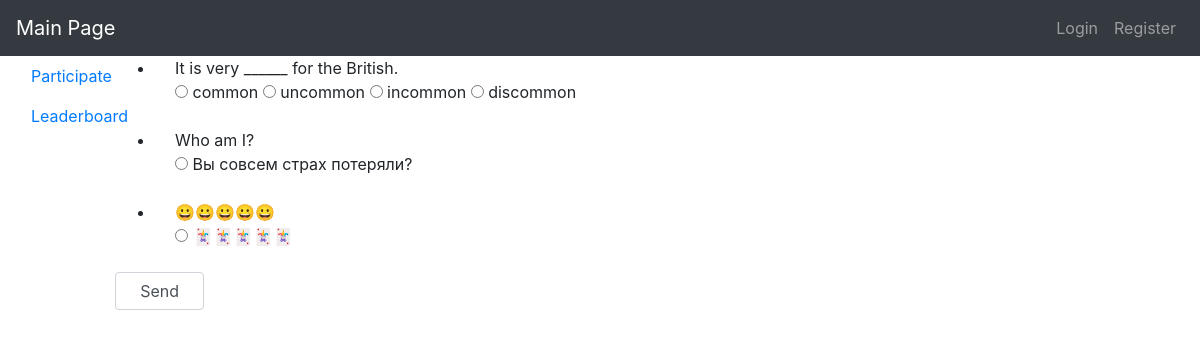
Before: /play/2 with the older database file.
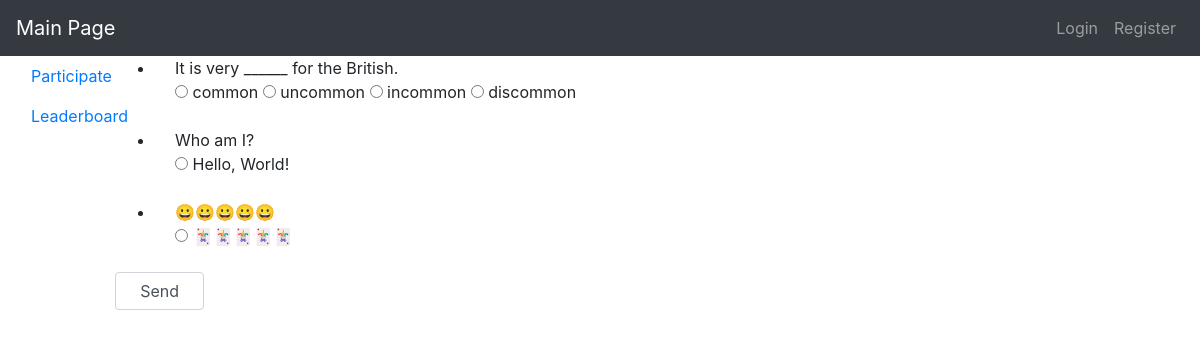
After: the same page with the newer database file.
### orm.py (models this page shows)
class BaseModel(Model):
    class Meta:
        database = db

class Question(BaseModel):
    number = IntegerField()
    content = TextField()
    correct_answer = IntegerField()
    test = ForeignKeyField(Test, backref="questions")

class Answer(BaseModel):
    number = IntegerField()
    content = TextField()
    question = ForeignKeyField(Question, backref="answers")

### app.py (the view)
@app.route('/play/<int:ident>')
def page_list_test(ident):
    questions = Test.get_by_id(ident).questions
    return render_template("p_user_test_take.html", model=questions, id=ident)

### app.py (called while the page is built)
@app.before_request
def before_request():
    db.connect()

@app.after_request
def after_request(response):
    db.close()
    return response

### templates/p_user_test_take.html
{% extends "bootstrap/base.html" %}
{% block content %}
    <div class="left">
        <form method="post" action="{{ url_for('action_eval_test', ident=id) }}">
            <ul>
            {% for i in model %}
                <li>
                    <div class="form-group form-check">
                    {{ i.content }} <br>
                    {% set first=True %}
                    {% for j in i.answers %}
                        <input type="radio" name="q{{ i.number }}" id="q{{ i.number }}_{{ j.number }}" value="{{ j.number }}"
                                {% if first %} required {% set first=False %} {% endif %}  >
                        <label for="q{{ i.number }}_{{ j.number }}">{{ j.content }}</label>
                    {% endfor %}
                    </div>
                </li>
            {% endfor %}
            </ul>
            <input type="submit" class="form-control col-lg-1 col-md-2 col-sm-2 col-xl-1" value="Send">
        </form>
    </div>
{% endblock %}

### templates/bootstrap/base.html (shortened to what this page needs)
<!doctype html>
<html lang="en">
<head>
    <link rel="stylesheet" href="{{ url_for("static", filename="css/bootstrap.min.css") }}">
</head>
<body>
<nav class="navbar bg-dark navbar-dark navbar-expand-lg">
    <a class="navbar-brand" href="{{ url_for("page_home") }}"> Main Page </a>
    <ul class="navbar-nav">
        {% if 'user' in session %}
            <li class="nav-item"> <a class="nav-link" href="{{ url_for("action_logout") }}"> Logout </a> </li>
        {% else %}
            <li class="nav-item"> <a class="nav-link" role="button" data-toggle="modal" href="#loginModal"> Login </a> </li>
            <li class="nav-item"> <a class="nav-link" href="{{ url_for("page_register") }}"> Register </a> </li>
        {% endif %}
    </ul>
</nav>
<div class="container-fluid">
    <div class="row">
    <div class="col-lg-1 col-xl-1 col-sm-2 col-md-1">
        <ul class="nav flex-column nav-pills">
            <li class="nav-item">
                <a class="nav-link" href="{{ url_for("page_take_test") }}">Participate</a>
            </li>
            <li class="nav-item">
                <a class="nav-link" href="{{ url_for("page_leaderboard") }}">Leaderboard</a>
            </li>
        </ul>
    </div>
    <div class="col">
        {% block content %}
        {% endblock %}
    </div>
    </div>
</div>
</body>
</html>

Changed rows visible on the page:
removed Answer: number "☐ Вы совсем страх потеряли?", content "Вы совсем страх потеряли?", shown under Question "Who am I?"
added Answer: number "☐ Hello, World!", content "Hello, World!", shown under Question "Who am I?"
